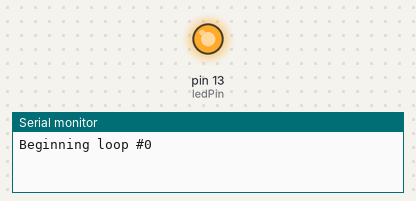
This sketch was run on a simulated Arduino Uno, built with avr-gcc and run on an emulated ATmega328P. Parts: output pins drawn as LEDs (lit = HIGH), the last lines printed to the serial monitor.

Above: at 0.5 s.
At 3.8 s:
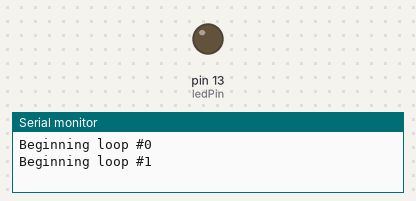
Timing chart, 0 to 5.3 s (numbered marks = the images above):
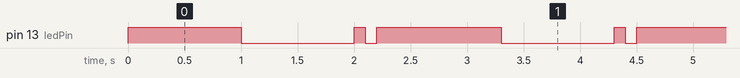

Measured:
- by itself, pin 13 (ledPin): repeats every 2.3 s: LOW 1.0 s, HIGH 0.10 s, LOW 0.10 s, HIGH 1.1 s
- by itself, everything shown: repeats every 2.3 s, in 4 steps

The sketch:

BlinkTest.ino
```cpp
const int ledPin = 13;
int count = 0;
bool ledOn;

void setup() {
  // put your setup code here, to run once:
  Serial.begin(9600);
  pinMode(ledPin, OUTPUT);
}

void loop() {
  // put your main code here, to run repeatedly:
  Serial.print("Beginning loop #");
  Serial.println(count);
  digitalWrite(ledPin, HIGH);
  delay(1000);
  digitalWrite(ledPin, LOW);
  delay(1000);
  digitalWrite(ledPin, HIGH);
  delay(100);
  digitalWrite(ledPin, LOW);
  delay(100);
  digitalWrite(ledPin, HIGH);
  delay(100);
  digitalWrite(ledPin, LOW);
  count++;
}
```
